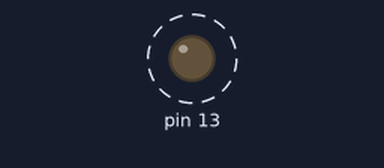
A sketch run on a simulated Arduino Mega 2560, built with avr-gcc and run on an emulated ATmega2560. Parts: output pins drawn as LEDs (lit = HIGH). Dashed ring = blinking.

Above: at 1.1 s.
Timing chart, 0 to 4.8 s (numbered marks = the images above):
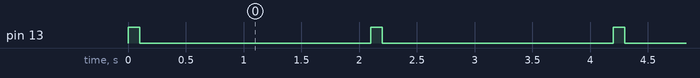

Measured:
- by itself, pin 13: alternates HIGH for 0.10 s and LOW for 2.0 s

The sketch:

JetsonCommsSerial1.ino
```cpp
#include <math.h>
#include <HardwareSerial.h>
#include <Arduino.h>   // Required before wiring_private.h
#include "wiring_private.h" // pinPeripheral() function
#include <Wire.h>

void setup() {
  // start serial port at 9600 bps:
  Serial1.begin(9600);
  // initialize digital pin LED_BUILTIN as an output.
  while (!Serial1) {
    ; // wait for serial port to connect.
  }
  pinMode(13, OUTPUT);
}

void loop() {
  if (Serial1.available())
  {
    Serial1.println("Hello Jetson! This is the Arduino. I am alive and flushing.");
    Serial1.flush();
  }


  digitalWrite(13, HIGH);
  delay(100);
  digitalWrite(13, LOW);
  delay(2000);
}
```
